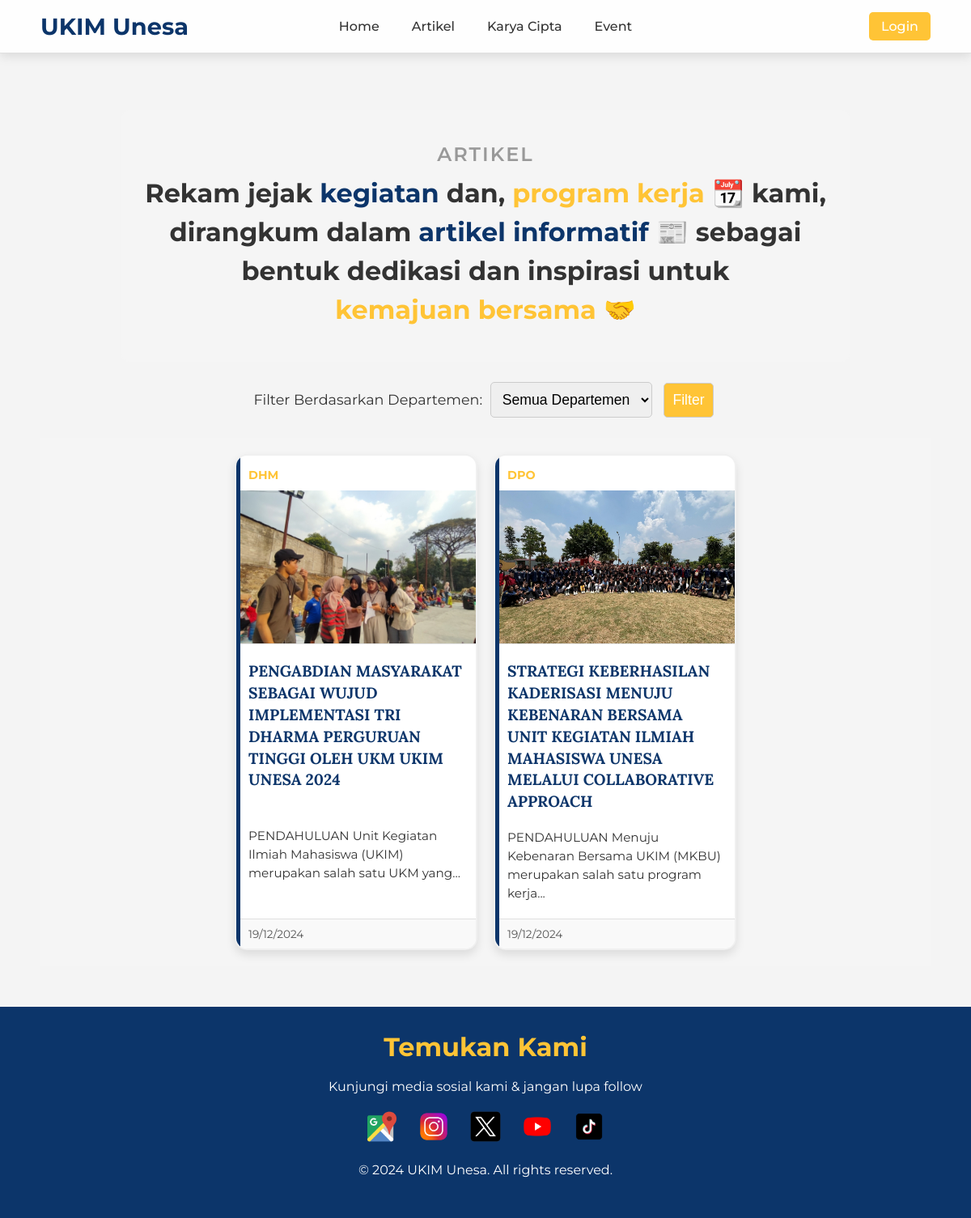
Screenshot of /list-artikel.php with the database file from the repository.
### tables this page shows
CREATE TABLE `blog_ukim` (
  `id_blog` int NOT NULL,
  `tgl` timestamp NOT NULL DEFAULT CURRENT_TIMESTAMP ON UPDATE CURRENT_TIMESTAMP,
  `departemen` enum('BPH','DPO','DPR','DHM','DPE') NOT NULL,
  `judul` varchar(255) NOT NULL,
  `gambar` varchar(255) NOT NULL,
  `isi` longtext NOT NULL
);

### list-artikel.php (the view, shortened to what this page needs)
<?php
include('./layout/header_index.php');
?>
<head>
    <link rel="stylesheet" href="./style/list.css">
</head>
<body>
    <?php
    $sql = "SELECT id_blog, tgl, departemen, judul, gambar, isi FROM blog_ukim";
    $result = mysqli_query($conn, $sql);
    ?>
    <section class="trending-topics">
        <section class="welcome-section">
            <p class="welcome-title">ARTIKEL</p>
            <h2 class="welcome-message">
                Rekam jejak <span class="highlight">kegiatan</span> dan,
                <span class="highlight2">program kerja 📆</span> kami, dirangkum dalam
                <span class="highlight">artikel informatif 📰</span> sebagai bentuk dedikasi dan inspirasi untuk
                <span class="highlight2">kemajuan bersama 🤝</span>
            </h2>
        </section>
        <section class="filter-section">
            <form method="GET" action="list-artikel.php">
                <label for="departemen">Filter Berdasarkan Departemen:</label>
                <select name="departemen" id="departemen">
                    <option value="">Semua Departemen</option>
                </select>
                <button type="submit">Filter</button>
            </form>
        </section>
        <div class="articles-container">
            <?php
            if (mysqli_num_rows($result) > 0) {
                while ($row = mysqli_fetch_array($result)) {
            ?>
            <a href="artikel.php?id=<?= $row['id_blog']; ?>" class="article-card" style="text-decoration: none; color: inherit;">
                <span class="category"><?= $row['departemen']; ?></span>
                <?php if (!empty($row['gambar']) && $row['gambar'] !== '-') { ?>
                <img src="<?= $row['gambar']; ?>" alt="Image for <?= $row['judul']; ?>" class="article-image">
                <?php } ?>
                <h3><?= $row['judul']; ?></h3>
                <p>
                    <?php
                    $words = explode(" ", $row['isi']);
                    $limited_text = implode(" ", array_slice($words, 0, 10));
                    echo $limited_text . (count($words) > 10 ? "..." : "");
                    ?>
                </p>
                <div class="date-info">
                    <span><?= date("d/m/Y", strtotime($row['tgl'])); ?></span>
                </div>
            </a>
            <?php
                }
            } else {
                echo "<p class='no-articles'>Tidak ada artikel dalam departemen ini.</p>";
            }
            ?>
        </div>
    </section>
    <?php
    include('./layout/footer_index.php');
    ?>
</body>
</html>

### layout/header_index.css (style rules this page uses)
:root { --primary-color: #FFC436; --secondary-color: #0C356A; --text-dark-color: #333; --text-light-color: #FFFFFF; --main-font: 'Montserrat', sans-serif; --heading-font: 'Lora', serif; }
* { margin: 0; padding: 0; box-sizing: border-box; }
body { font-family: var(--main-font); background-color: #f4f4f4; color: var(--text-dark-color); }

### style/list.css (style rules this page uses)
:root { --primary-color: #FFC436; --secondary-color: #0C356A; --text-dark-color: #333; --text-light-color: #FFFFFF; --main-font: 'Montserrat', sans-serif; --heading-font: 'Lora', serif; }
* { margin: 0; padding: 0; box-sizing: border-box; }
body { font-family: var(--main-font); background-color: #f4f4f4; color: var(--text-dark-color); }
.trending-topics { padding: 50px; text-align: center; background-color: #f4f4f4; }
.welcome-section { text-align: center; padding: 40px 20px; background-color: #f5f5f5; border-radius: 10px; margin: 20px auto; max-width: 900px; }
.welcome-title { font-size: 1.5em; color: #999; letter-spacing: 2px; font-weight: 600; margin-bottom: 10px; }
.welcome-message { font-size: 2em; font-weight: 700; color: #333; line-height: 1.5; }
.welcome-message .highlight { color: var(--secondary-color); font-weight: 700; }
.welcome-message .highlight2 { color: var(--primary-color); font-weight: 700; }
.welcome-message span { display: inline-flex; align-items: center; gap: 5px; }
.articles-container { display: flex; flex-wrap: wrap; gap: 30px; justify-content: center; }
.filter-section { text-align: center; margin: 20px 0; }
.filter-section form { display: inline-block; text-align: left; font-size: 1.1em; font-family: var(--main-font); }
.filter-section select, .filter-section button { padding: 10px; font-size: 1em; margin: 5px; border: 1px solid #ccc; border-radius: 5px; outline: none; }
.filter-section button { background-color: var(--primary-color); color: white; cursor: pointer; transition: background-color 0.3s; }
.articles-container { display: flex; flex-wrap: wrap; gap: 20px; justify-content: center; padding: 20px; background-color: #f5f5f5; }
.article-card { background-color: #ffffff; border-radius: 15px; overflow: hidden; box-shadow: 0 6px 12px rgba(0, 0, 0, 0.1); width: 300px; display: flex; flex-direction: column; text-align: left; transition: transform 0.3s ease, box-shadow 0.3s ease; position: relative; border: 2px solid #f0f0f0; }
.category { font-size: 0.9em; color: var(--primary-color); font-weight: bold; padding: 15px; padding-bottom: 0; text-transform: uppercase; }
.article-card h3 { font-family: var(--heading-font); font-size: 1.2em; color: var(--secondary-color); padding: 10px 15px; margin: 10px 0; line-height: 1.4; }
.article-card p { font-size: 0.95em; color: var(--text-dark-color); padding: 0 15px; margin-bottom: 20px; line-height: 1.5; margin-top: auto; }
.article-image { width: 100%; height: 200px; padding-top: 10px; object-fit: cover; border-bottom: 1px solid #e0e0e0; }
.date-info { padding: 10px 15px; font-size: 0.85em; color: #555; background-color: #f9f9f9; border-top: 1px solid #e0e0e0; margin-top: auto; }
.article-card::before { content: ""; position: absolute; left: 0; top: 0; bottom: 0; width: 5px; background-color: var(--secondary-color); }

### layout/footer_index.css (style rules this page uses)
:root { --primary-color: #FFC436; --secondary-color: #0C356A; --text-dark-color: #333; --text-light-color: #FFFFFF; --main-font: 'Montserrat', sans-serif; --heading-font: 'Lora', serif; }
* { margin: 0; padding: 0; box-sizing: border-box; }
body { font-family: var(--main-font); background-color: #f4f4f4; color: var(--text-dark-color); }

### rows the page displays
blog_ukim: departemen "DHM", gambar (picture), judul "PENGABDIAN MASYARAKAT SEBAGAI WUJUD IMPLEMENTASI TRI DHARMA PERGURUAN TINGGI OLEH UKM UKIM UNESA 2024", limited_text "PENDAHULUAN Unit Kegiatan Ilmiah Mahasiswa (UKIM) merupakan salah satu UKM yang", tgl "19/12/2024"
blog_ukim: departemen "DPO", gambar (picture), judul "STRATEGI KEBERHASILAN KADERISASI MENUJU KEBENARAN BERSAMA UNIT KEGIATAN ILMIAH MAHASISWA UNESA MELALUI COLLABORATIVE APPROACH", limited_text "PENDAHULUAN Menuju Kebenaran Bersama UKIM (MKBU) merupakan salah satu program kerja", tgl "19/12/2024"
